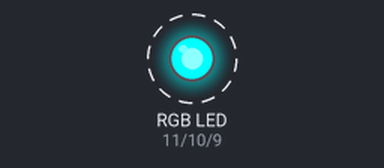
Simulated run of this sketch. Board: Arduino Uno, built with avr-gcc and run on an emulated ATmega328P. Parts: an RGB LED mixed from three pins (HIGH = lit). Dashed ring = blinking.

Above: at 0.5 s.
Timing chart, 0 to 4.6 s (numbered marks = the images above):
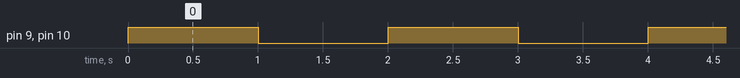

Measured:
- by itself, pin 9 (bluePin), pin 10 (greenPin): alternates HIGH for 1.0 s and LOW for 1.0 s

The sketch:

hellorgb.ino
```cpp
 // hellorgb.ino - mix colors with RGB LED
 // (c) BotBook.com - Karvinen, Karvinen, Valtokari

const int redPin=11;	// <1>
const int greenPin=10;
const int bluePin=9;

void setup()
{
        pinMode(redPin, OUTPUT);
        pinMode(greenPin, OUTPUT);
        pinMode(bluePin, OUTPUT);
}

void loop()
{
        setColor(255, 0, 0);	// <2>
        delay(1000);

        setColor(255, 255, 255);
        delay(1000);
}

void setColor(int red, int green, int blue)
{
        analogWrite(redPin, 255-red);	// <3>
        analogWrite(greenPin, 255-green);
        analogWrite(bluePin, 255-blue);
}
```
